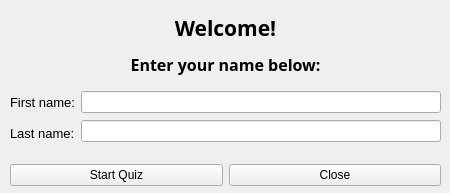
<?xml version="1.0" encoding="UTF-8"?>
<ui version="4.0">
 <class>StartWindow</class>
 <widget class="QMainWindow" name="StartWindow">
  <property name="geometry">
   <rect>
    <x>0</x>
    <y>0</y>
    <width>450</width>
    <height>193</height>
   </rect>
  </property>
  <property name="minimumSize">
   <size>
    <width>450</width>
    <height>193</height>
   </size>
  </property>
  <property name="maximumSize">
   <size>
    <width>450</width>
    <height>193</height>
   </size>
  </property>
  <property name="windowTitle">
   <string>Questionnaire</string>
  </property>
  <property name="windowIcon">
   <iconset>
    <normaloff>images/icon.png</normaloff>images/icon.png</iconset>
  </property>
  <widget class="QWidget" name="centralwidget">
   <property name="minimumSize">
    <size>
     <width>450</width>
     <height>193</height>
    </size>
   </property>
   <property name="maximumSize">
    <size>
     <width>450</width>
     <height>193</height>
    </size>
   </property>
   <widget class="QWidget" name="layoutWidget">
    <property name="geometry">
     <rect>
      <x>10</x>
      <y>10</y>
      <width>431</width>
      <height>71</height>
     </rect>
    </property>
    <layout class="QVBoxLayout" name="verticalLayout_3">
     <property name="spacing">
      <number>2</number>
     </property>
     <item>
      <widget class="QLabel" name="welcomeLabel">
       <property name="font">
        <font>
         <family>Segoe UI Semibold</family>
         <pointsize>16</pointsize>
         <bold>true</bold>
        </font>
       </property>
       <property name="text">
        <string>Welcome!</string>
       </property>
       <property name="alignment">
        <set>Qt::AlignCenter</set>
       </property>
      </widget>
     </item>
     <item>
      <widget class="QLabel" name="enterNameLabel">
       <property name="font">
        <font>
         <family>Segoe UI Semibold</family>
         <pointsize>12</pointsize>
         <bold>true</bold>
        </font>
       </property>
       <property name="text">
        <string>Enter your name below:</string>
       </property>
       <property name="alignment">
        <set>Qt::AlignCenter</set>
       </property>
      </widget>
     </item>
    </layout>
   </widget>
   <widget class="QWidget" name="layoutWidget">
    <property name="geometry">
     <rect>
      <x>10</x>
      <y>90</y>
      <width>431</width>
      <height>55</height>
     </rect>
    </property>
    <layout class="QHBoxLayout" name="horizontalLayout_2">
     <item>
      <layout class="QVBoxLayout" name="verticalLayout_2">
       <item>
        <widget class="QLabel" name="firstNameLabel">
         <property name="font">
          <font>
           <pointsize>10</pointsize>
          </font>
         </property>
         <property name="text">
          <string>First name:</string>
         </property>
        </widget>
       </item>
       <item>
        <widget class="QLabel" name="lastNameLabel">
         <property name="font">
          <font>
           <pointsize>10</pointsize>
          </font>
         </property>
         <property name="text">
          <string>Last name:</string>
         </property>
        </widget>
       </item>
      </layout>
     </item>
     <item>
      <layout class="QVBoxLayout" name="verticalLayout">
       <item>
        <widget class="QLineEdit" name="firstNameEdit"/>
       </item>
       <item>
        <widget class="QLineEdit" name="lastNameEdit"/>
       </item>
      </layout>
     </item>
    </layout>
   </widget>
   <widget class="QWidget" name="layoutWidget">
    <property name="geometry">
     <rect>
      <x>10</x>
      <y>160</y>
      <width>431</width>
      <height>30</height>
     </rect>
    </property>
    <layout class="QHBoxLayout" name="horizontalLayout">
     <item>
      <widget class="QPushButton" name="startQuizButton">
       <property name="text">
        <string>Start Quiz</string>
       </property>
      </widget>
     </item>
     <item>
      <widget class="QPushButton" name="closeButton">
       <property name="text">
        <string>Close</string>
       </property>
      </widget>
     </item>
    </layout>
   </widget>
   <widget class="QLabel" name="label">
    <property name="geometry">
     <rect>
      <x>0</x>
      <y>0</y>
      <width>131</width>
      <height>51</height>
     </rect>
    </property>
    <property name="text">
     <string/>
    </property>
    <property name="pixmap">
     <pixmap>images/UNITBV_MI_logo.png</pixmap>
    </property>
   </widget>
  </widget>
 </widget>
 <resources/>
 <connections>
  <connection>
   <sender>closeButton</sender>
   <signal>clicked()</signal>
   <receiver>StartWindow</receiver>
   <slot>close()</slot>
   <hints>
    <hint type="sourcelabel">
     <x>343</x>
     <y>180</y>
    </hint>
    <hint type="destinationlabel">
     <x>314</x>
     <y>208</y>
    </hint>
   </hints>
  </connection>
 </connections>
</ui>
